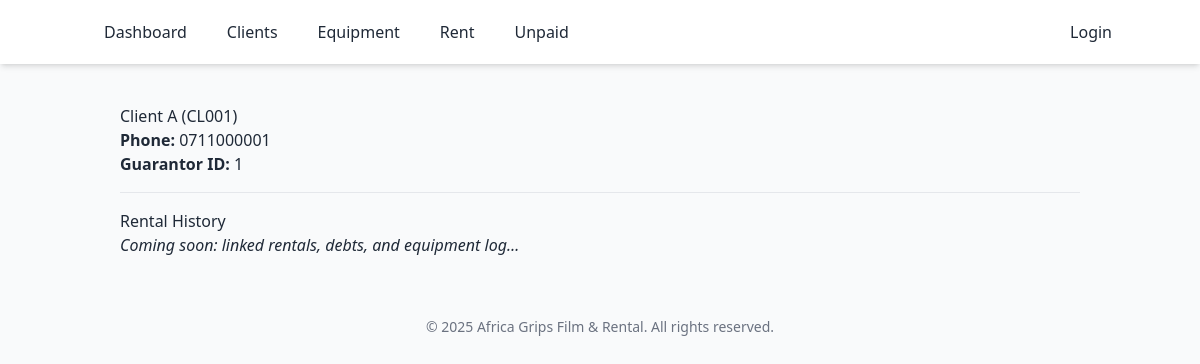
/clients/profile.php?id=1, run on the app's committed database.
### tables this page shows
CREATE TABLE clients (
    id INT AUTO_INCREMENT PRIMARY KEY,
    client_id VARCHAR(100) NOT NULL,
    client_name VARCHAR(255) NOT NULL,
    client_phone VARCHAR(20) NOT NULL,
    guarantor_id INT,
    created_at TIMESTAMP DEFAULT CURRENT_TIMESTAMP,
    FOREIGN KEY (guarantor_id) REFERENCES guarantors(id)
);

### config/db.php (called while the page is built, shortened)
<?php
$host = 'localhost';
$db   = 'africa_grips';
$user = 'root';
$pass = '';
try {
    $pdo = new PDO("mysql:host=$host;dbname=$db;charset=utf8", $user, $pass);
    $pdo->setAttribute(PDO::ATTR_ERRMODE, PDO::ERRMODE_EXCEPTION);
} catch (PDOException $e) {
    die("Database connection failed: " . $e->getMessage());
}
function fetchOne($table, $conditions) {
    global $pdo;
    $sql = "SELECT * FROM $table WHERE ";
    $whereClause = '';
    foreach ($conditions as $key => $value) {
        $whereClause .= "$key=:$key AND ";
    }
    $whereClause = rtrim($whereClause, ' AND ');
    $sql .= $whereClause . " LIMIT 1";
    $stmt = $pdo->prepare($sql);
    $stmt->execute($conditions);
    return $stmt->fetch(PDO::FETCH_ASSOC);
}
?>

### clients/profile.php (the view, shortened to what this page needs)
<?php
require_once "../config/db.php";
require_once "../includes/header.php";
$id = $_GET['id'] ?? 0;
$client = fetchOne('clients', ['id' => $id]);
?>
<div class="card p-4">
    <h2><?= htmlspecialchars($client['client_name']) ?> (<?= htmlspecialchars($client['client_id']) ?>)</h2>
    <p><strong>Phone:</strong> <?= htmlspecialchars($client['client_phone']) ?></p>
    <p><strong>Guarantor ID:</strong> <?= htmlspecialchars($client['guarantor_id']) ?></p>
    <hr class="my-4">
    <h4>Rental History</h4>
    <p><em>Coming soon: linked rentals, debts, and equipment log…</em></p>
</div>
<?php include_once "../includes/footer.php"; ?>

### data on the page
clients: client_name "Client A", client "CL001", client_phone "0711000001", guarantor "1"
